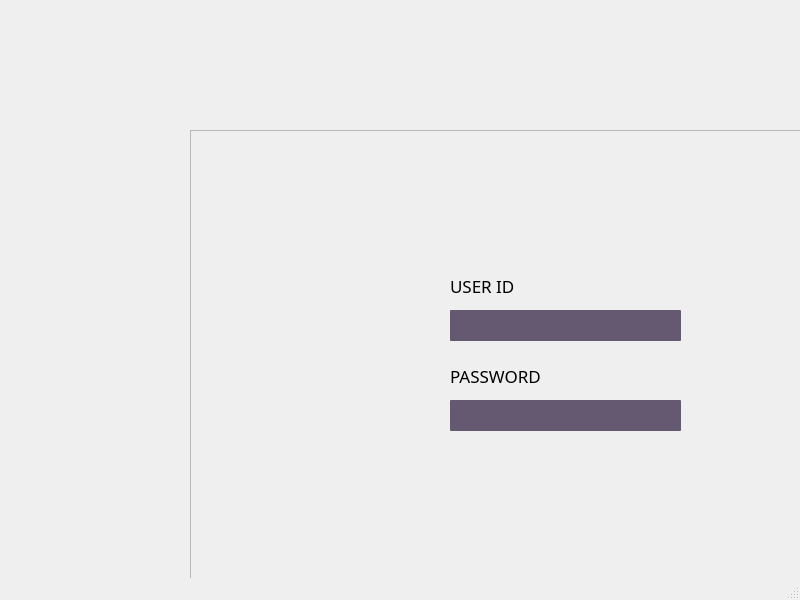
<?xml version="1.0" encoding="UTF-8"?>
<ui version="4.0">
 <class>MainWindow</class>
 <widget class="QMainWindow" name="MainWindow">
  <property name="geometry">
   <rect>
    <x>0</x>
    <y>0</y>
    <width>800</width>
    <height>600</height>
   </rect>
  </property>
  <property name="sizePolicy">
   <sizepolicy hsizetype="Maximum" vsizetype="Maximum">
    <horstretch>0</horstretch>
    <verstretch>0</verstretch>
   </sizepolicy>
  </property>
  <property name="windowTitle">
   <string>MainWindow</string>
  </property>
  <widget class="QWidget" name="centralwidget">
   <widget class="QLabel" name="label">
    <property name="geometry">
     <rect>
      <x>0</x>
      <y>0</y>
      <width>1100</width>
      <height>700</height>
     </rect>
    </property>
    <property name="sizePolicy">
     <sizepolicy hsizetype="Expanding" vsizetype="Expanding">
      <horstretch>0</horstretch>
      <verstretch>0</verstretch>
     </sizepolicy>
    </property>
    <property name="styleSheet">
     <string notr="true">image: url(:/newPrefix/Department Examination Management Application Light Version_PNG/BG.png);</string>
    </property>
    <property name="text">
     <string/>
    </property>
   </widget>
   <widget class="QFrame" name="frame">
    <property name="geometry">
     <rect>
      <x>190</x>
      <y>130</y>
      <width>1440</width>
      <height>1024</height>
     </rect>
    </property>
    <property name="frameShape">
     <enum>QFrame::StyledPanel</enum>
    </property>
    <property name="frameShadow">
     <enum>QFrame::Raised</enum>
    </property>
    <widget class="QLabel" name="label_3">
     <property name="geometry">
      <rect>
       <x>230</x>
       <y>-20</y>
       <width>291</width>
       <height>161</height>
      </rect>
     </property>
     <property name="styleSheet">
      <string notr="true">image: url(:/newPrefix/Department Examination Management Application Light Version Icon Pack/Login.png);</string>
     </property>
     <property name="text">
      <string/>
     </property>
    </widget>
    <widget class="QLabel" name="label_4">
     <property name="geometry">
      <rect>
       <x>270</x>
       <y>30</y>
       <width>211</width>
       <height>141</height>
      </rect>
     </property>
     <property name="font">
      <font>
       <pointsize>14</pointsize>
      </font>
     </property>
     <property name="styleSheet">
      <string notr="true">image: url(:/newPrefix/Department Examination Management Application Light Version Icon Pack/LOgin Text.png);</string>
     </property>
     <property name="text">
      <string/>
     </property>
    </widget>
    <widget class="QLabel" name="label_5">
     <property name="geometry">
      <rect>
       <x>260</x>
       <y>130</y>
       <width>71</width>
       <height>51</height>
      </rect>
     </property>
     <property name="font">
      <font>
       <family>DM Sans</family>
       <pointsize>13</pointsize>
      </font>
     </property>
     <property name="text">
      <string>USER ID</string>
     </property>
    </widget>
    <widget class="QLineEdit" name="lineEdit">
     <property name="geometry">
      <rect>
       <x>260</x>
       <y>180</y>
       <width>231</width>
       <height>31</height>
      </rect>
     </property>
     <property name="font">
      <font>
       <family>DM Sans</family>
       <pointsize>12</pointsize>
      </font>
     </property>
     <property name="styleSheet">
      <string notr="true">background-color: rgb(101, 89, 114, 255);
color: white;
border-sytyle: outset;
border-width: 2px;
border-radius: 1px;</string>
     </property>
    </widget>
    <widget class="QLabel" name="label_6">
     <property name="geometry">
      <rect>
       <x>260</x>
       <y>220</y>
       <width>91</width>
       <height>51</height>
      </rect>
     </property>
     <property name="font">
      <font>
       <family>DM Sans</family>
       <pointsize>13</pointsize>
      </font>
     </property>
     <property name="text">
      <string>PASSWORD</string>
     </property>
    </widget>
    <widget class="QLineEdit" name="lineEdit_2">
     <property name="geometry">
      <rect>
       <x>260</x>
       <y>270</y>
       <width>231</width>
       <height>31</height>
      </rect>
     </property>
     <property name="font">
      <font>
       <family>DM Sans</family>
       <pointsize>12</pointsize>
      </font>
     </property>
     <property name="styleSheet">
      <string notr="true">background-color: rgb(101, 89, 114, 255);
color: white;
border-sytyle: outset;
border-width: 2px;
border-radius: 1px;</string>
     </property>
    </widget>
    <widget class="QPushButton" name="pushButton">
     <property name="geometry">
      <rect>
       <x>320</x>
       <y>330</y>
       <width>111</width>
       <height>41</height>
      </rect>
     </property>
     <property name="styleSheet">
      <string notr="true">background-color: qlineargradient(spread:pad, x1:0.96, y1:0.955, x2:1, y2:1, stop:1 rgba(0, 0, 0, 0));
image: url(:/newPrefix/Log In.png);
border-sytyle: outset;
border-width: 2px;
border-radius: 10px;</string>
     </property>
     <property name="text">
      <string/>
     </property>
    </widget>
    <widget class="QPushButton" name="pushButton_2">
     <property name="geometry">
      <rect>
       <x>310</x>
       <y>360</y>
       <width>121</width>
       <height>71</height>
      </rect>
     </property>
     <property name="styleSheet">
      <string notr="true">image: url(:/newPrefix/Department Examination Management Application Light Version Icon Pack/Log In 1.png);
border-sytyle: outset;
border-width: 2px;
border-radius: 10px;</string>
     </property>
     <property name="text">
      <string/>
     </property>
    </widget>
   </widget>
   <widget class="QLabel" name="label_2">
    <property name="geometry">
     <rect>
      <x>20</x>
      <y>20</y>
      <width>131</width>
      <height>111</height>
     </rect>
    </property>
    <property name="styleSheet">
     <string notr="true">image: url(:/newPrefix/Department Examination Management Application Light Version_PNG/Logo (3).png);</string>
    </property>
    <property name="text">
     <string/>
    </property>
   </widget>
  </widget>
  <widget class="QMenuBar" name="menubar">
   <property name="geometry">
    <rect>
     <x>0</x>
     <y>0</y>
     <width>800</width>
     <height>21</height>
    </rect>
   </property>
  </widget>
  <widget class="QStatusBar" name="statusbar"/>
 </widget>
 <resources>
  <include location="../Logo.qrc"/>
 </resources>
 <connections/>
</ui>
